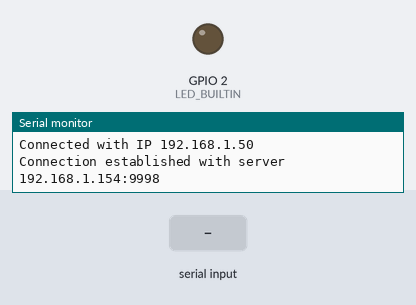
Recording of a sketch running on a simulated ESP32. On the bench: output pins drawn as LEDs (lit = HIGH), the last lines printed to the serial monitor. The test bench sets the inputs (shaded band). WiFi joins after 1.5 s; servers stay silent unless stated; nothing arrives over Bluetooth unless stated.

Above: at 3.4 s.
3.5 s: "on\n" received over the second serial link
At 4.2 s:
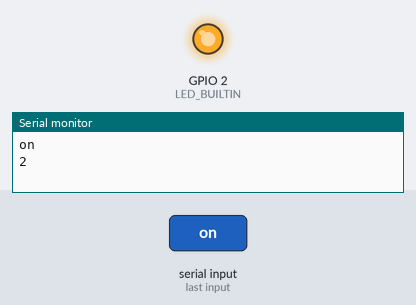
Timing chart, 0 to 6.5 s (numbered marks = the images above; inputs shaded):
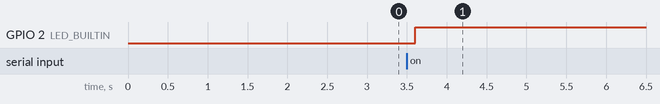

The sketch:

arduino.ino
```cpp
#include "BluetoothSerial.h"
#include <WiFi.h>

#define LED_BUILTIN 2 // Set the GPIO pin where you connected your test LED or comment this line out if your dev board has a built-in LED

BluetoothSerial SerialBT;
WiFiClient client;

const char* ip = "192.168.1.154";
const uint port = 9998;


void setup() {
  pinMode(LED_BUILTIN, OUTPUT);
  Serial.begin(9600);

  if(!SerialBT.begin())
    Serial.println("BT error");

  Serial.println("Bluetooth Started! Ready to pair...");

  WiFi.begin("Vodafone 2.4GHz", "vK6427dauN");

  Serial.print("Connecting");
  while (WiFi.status() != WL_CONNECTED){
    Serial.print(".");
    delay(1000);
  }
  Serial.print("\n\nConnected with IP ");
  Serial.print(WiFi.localIP());

  if(!client.connect(ip, port)){
    Serial.println("\nConnection not established!");
  }else{
    Serial.print("\n\nConnection established with server ");
    Serial.print(ip);
    Serial.print(":");
    Serial.println(port);
  }
}

void loop() {

  if (SerialBT.available()) {

    String incoming_value = SerialBT.readStringUntil('\n');

    incoming_value.trim();
    // const char* incoming_value = str.c_str();

    Serial.println(incoming_value);
    Serial.println(incoming_value.length());

      if (incoming_value.equalsIgnoreCase("off")){
        digitalWrite(LED_BUILTIN, LOW); //If value is 0 then LED turns OFF
        if(client.connected())
          client.println("The led has been turned off");
        else
          return;
      }else if(incoming_value.equalsIgnoreCase("on")){
        digitalWrite(LED_BUILTIN, HIGH); //If value is 1 then LED turns ON
        if(client.connected())
          client.println("The led has been turned on");
        else
          return;
      }else
        client.println(incoming_value);

    if(client.connected()){
      while(!client.available());
      String res = client.readStringUntil('\n');
      String res2 = client.readString();
      res.trim();
      Serial.print("Server > ");
      Serial.println(res);
      Serial.print("Server 2 > ");
      Serial.println(res2);
      SerialBT.println(res);
    }else
      SerialBT.println("No response from server");
  }
  delay(200);
}
```

Measured:
- after the input at 3.5 s, GPIO 2 (LED_BUILTIN): LOW → HIGH after 0.10 s
